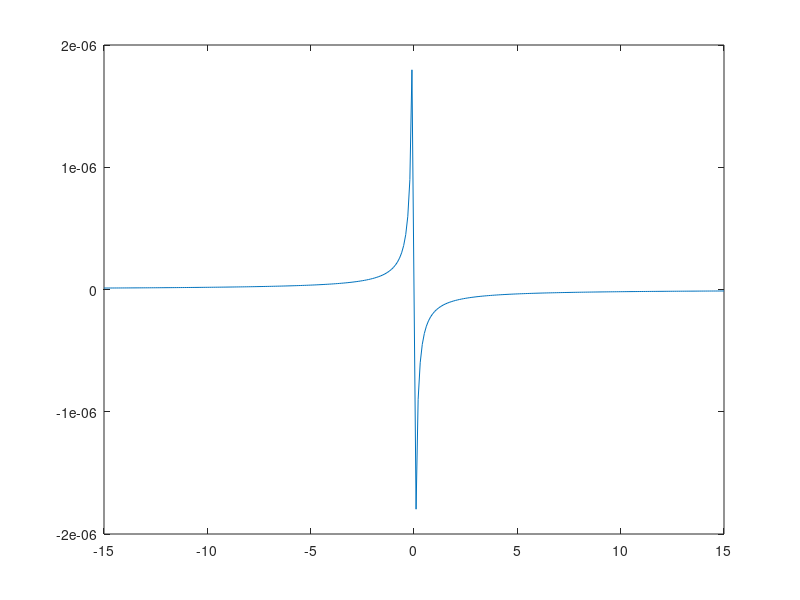

This chart was generated by the following MATLAB code:
function shakCodev2 % optimization failed

    tic
    clearvars;

    zz=-15:0.1:15;
    zz = zz(zz ~= 0);
    zz=transpose(zz);
    
    n=max(size(zz));
    alpha=rand(n, 1);
    
    m=norm(sum(alpha))/2; % removing sum lowers the probability
    
    y2=iteratoverfuncnewton(alpha,zz,m,n);
     disp(y2);
    plot(zz,y2)
    elapsedTime = toc;
    disp(['Execution time: ' num2str(elapsedTime) ' seconds']);
    fprintf('Execution time: %.4f minutes\n', elapsedTime/60);
end
    function y = iteratoverfuncnewton(alpha,zz,m,n)
    %OG code
    %correctedvs =zeros(max(size(zz)),1);
    % for i=1:max(size(zz))
    %     values = newton(zz(i),alpha, m, 25);
    %     correctedvs(i) = -(imag((values^2)/(n*pi*zz(i))));
    %     disp("z="+zz(i))
    % end

    % Assuming zz is a vector
    values = newton(zz, alpha, m, 25, n);
    correctedvs = -(imag((values.^2) ./ (n * pi * zz)));
    %disp(zz);

    y= correctedvs;
end

function [y] =newton(z,alpha, m, iter, n)
    guess =  -1i;
    for ii=1:iter
        [f,fp]= func1examplenewt(z,alpha,m,guess,n);
        if (fp~=0)
            current = guess - f/fp;
            guess = current;
        end
    end
    y = guess;
end

% function [y, dy] = func1examplenewt(z, alpha, m, guess,~)
% 
%     xp = 1;
%     rp = 0;
%     yp = 0;
% 
%     xp = xp .* (z - alpha) .* guess;
%     non_zero_indices = (z - alpha .* guess ~= 0);
%     yp = yp + alpha .* (xp ./ (z - alpha) ./ guess);
% 
%     y = 2 * m * guess .* xp - yp;
% 
%     ff = (z - alpha) .* guess;
%     non_zero_indices_ff = (ff ~= 0);
%     rp = rp + sum(alpha(non_zero_indices_ff) .* (alpha(non_zero_indices_ff) .* xp(non_zero_indices_ff) ./ ff(non_zero_indices_ff)));
% 
%     dy = 2 * m * (xp - guess .* yp) + rp;
% end
% 

%OG code
function [y,dy] = func1examplenewt(z, alpha, m, guess,n)

    xp=1; rp=0; yp=0;
    for i=1:n
        xp=xp*(z(i)-alpha(i)*guess);
    end
    for i=1:n
        if (z(i)-alpha(i)*guess~=0)
            yp=yp+alpha(i)*(xp/(z(i)-alpha(i)*guess));
        end
    end

    y=2*m*guess*xp-yp;

    for i=1:n
        for j=1:n
            if i~=j
                ff=(z(i)-alpha(i)*guess)*(z(i)-alpha(j)*guess);
                if (ff~=0)
                    rp=rp+ alpha(i)*(alpha(j)*xp/ff);
                end
            end
        end
    end
    dy=2*m*(xp-guess*yp) +rp;
end


% function [y,dy] = func1examplenewt(z, alpha, m, guess,~)
% 
%     xp=1; rp=0; yp=0;
%     xp=xp.*((z-alpha).*guess);
%     % if (z-alpha.*guess~=0)
%     yp=yp+alpha.*(xp./((z-alpha).*guess));
% 
% 
%     y=2*m*guess*xp-yp;
% 
%     % for i=1:n
%     %     for j=1:n
%     %         if i~=j
%     ff=((z-alpha).*guess).*((z-alpha).*guess);
%     rp=rp+ alpha.*(alpha.*xp./ff);
% 
%     dy=2*m*(xp-guess*yp) +rp;
% end
% 
